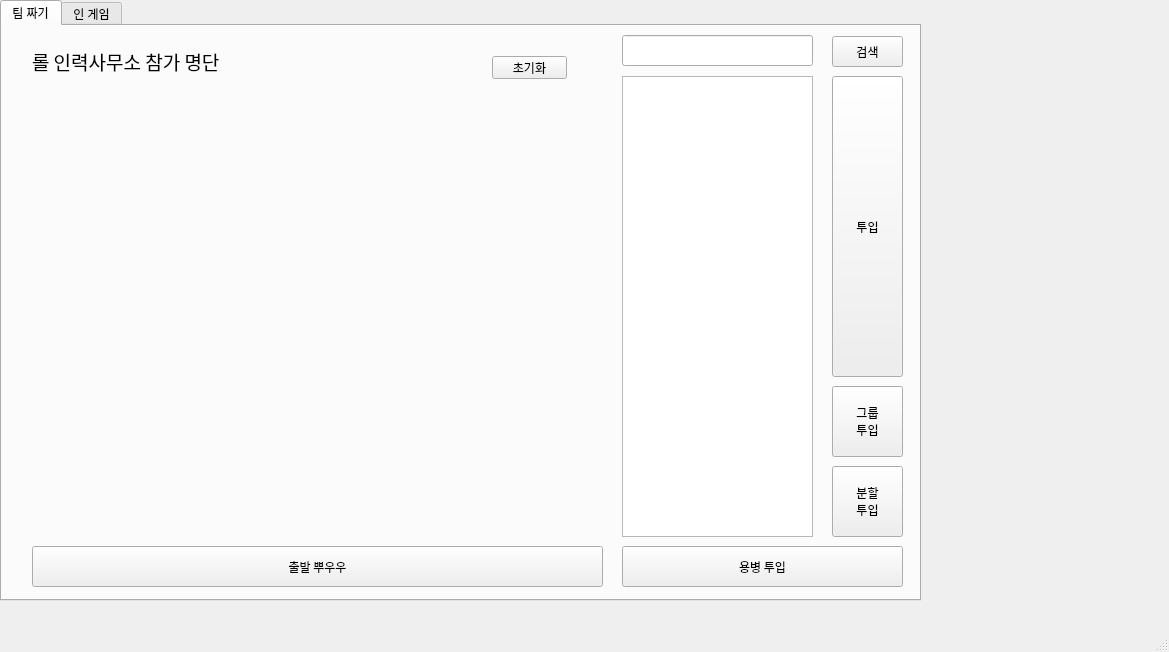
<?xml version="1.0" encoding="UTF-8"?>
<ui version="4.0">
 <class>MainWindow</class>
 <widget class="QMainWindow" name="MainWindow">
  <property name="enabled">
   <bool>true</bool>
  </property>
  <property name="geometry">
   <rect>
    <x>0</x>
    <y>0</y>
    <width>1169</width>
    <height>652</height>
   </rect>
  </property>
  <property name="sizePolicy">
   <sizepolicy hsizetype="Fixed" vsizetype="Fixed">
    <horstretch>0</horstretch>
    <verstretch>0</verstretch>
   </sizepolicy>
  </property>
  <property name="windowTitle">
   <string>MainWindow</string>
  </property>
  <widget class="QWidget" name="centralwidget">
   <widget class="QTabWidget" name="tabWidget">
    <property name="geometry">
     <rect>
      <x>0</x>
      <y>0</y>
      <width>921</width>
      <height>601</height>
     </rect>
    </property>
    <property name="currentIndex">
     <number>0</number>
    </property>
    <widget class="QWidget" name="tab_1">
     <attribute name="title">
      <string>팀 짜기</string>
     </attribute>
     <widget class="QPushButton" name="pushButton_3">
      <property name="geometry">
       <rect>
        <x>620</x>
        <y>520</y>
        <width>281</width>
        <height>41</height>
       </rect>
      </property>
      <property name="font">
       <font>
        <family>Noto Sans Korean Regular</family>
       </font>
      </property>
      <property name="text">
       <string>용병 투입</string>
      </property>
     </widget>
     <widget class="QLineEdit" name="searchUserEdit">
      <property name="geometry">
       <rect>
        <x>620</x>
        <y>9</y>
        <width>191</width>
        <height>31</height>
       </rect>
      </property>
      <property name="text">
       <string/>
      </property>
     </widget>
     <widget class="QPushButton" name="pushButton_4">
      <property name="geometry">
       <rect>
        <x>830</x>
        <y>10</y>
        <width>71</width>
        <height>31</height>
       </rect>
      </property>
      <property name="font">
       <font>
        <family>Noto Sans Korean Regular</family>
       </font>
      </property>
      <property name="text">
       <string>검색</string>
      </property>
     </widget>
     <widget class="QListWidget" name="worker_list_widget">
      <property name="geometry">
       <rect>
        <x>620</x>
        <y>50</y>
        <width>191</width>
        <height>461</height>
       </rect>
      </property>
      <property name="dragEnabled">
       <bool>false</bool>
      </property>
     </widget>
     <widget class="QLabel" name="main_label">
      <property name="geometry">
       <rect>
        <x>30</x>
        <y>20</y>
        <width>301</width>
        <height>31</height>
       </rect>
      </property>
      <property name="font">
       <font>
        <family>Noto Sans Korean Regular</family>
        <pointsize>14</pointsize>
        <weight>50</weight>
        <bold>false</bold>
       </font>
      </property>
      <property name="text">
       <string>롤 인력사무소 참가 명단</string>
      </property>
     </widget>
     <widget class="QWidget" name="gridLayoutWidget">
      <property name="geometry">
       <rect>
        <x>30</x>
        <y>70</y>
        <width>571</width>
        <height>441</height>
       </rect>
      </property>
      <layout class="QGridLayout" name="gridLayout"/>
     </widget>
     <widget class="QPushButton" name="insert_worker_btn">
      <property name="geometry">
       <rect>
        <x>830</x>
        <y>50</y>
        <width>71</width>
        <height>301</height>
       </rect>
      </property>
      <property name="font">
       <font>
        <family>Noto Sans Korean Regular</family>
       </font>
      </property>
      <property name="text">
       <string>투입</string>
      </property>
     </widget>
     <widget class="QPushButton" name="clear_btn">
      <property name="geometry">
       <rect>
        <x>490</x>
        <y>30</y>
        <width>75</width>
        <height>23</height>
       </rect>
      </property>
      <property name="font">
       <font>
        <family>Noto Sans Korean Regular</family>
       </font>
      </property>
      <property name="text">
       <string>초기화</string>
      </property>
     </widget>
     <widget class="QPushButton" name="make_team_btn">
      <property name="geometry">
       <rect>
        <x>30</x>
        <y>520</y>
        <width>571</width>
        <height>41</height>
       </rect>
      </property>
      <property name="font">
       <font>
        <family>Noto Sans Korean Regular</family>
        <weight>50</weight>
        <bold>false</bold>
       </font>
      </property>
      <property name="text">
       <string>출발 뿌우우</string>
      </property>
     </widget>
     <widget class="QLabel" name="player_cnt_label">
      <property name="geometry">
       <rect>
        <x>380</x>
        <y>30</y>
        <width>54</width>
        <height>23</height>
       </rect>
      </property>
      <property name="font">
       <font>
        <family>Noto Sans Korean Regular</family>
       </font>
      </property>
      <property name="text">
       <string/>
      </property>
     </widget>
     <widget class="QPushButton" name="insert_group_btn">
      <property name="geometry">
       <rect>
        <x>830</x>
        <y>360</y>
        <width>71</width>
        <height>71</height>
       </rect>
      </property>
      <property name="font">
       <font>
        <family>Noto Sans Korean Regular</family>
       </font>
      </property>
      <property name="autoFillBackground">
       <bool>true</bool>
      </property>
      <property name="text">
       <string>그룹
투입</string>
      </property>
     </widget>
     <widget class="QPushButton" name="insert_division_btn">
      <property name="geometry">
       <rect>
        <x>830</x>
        <y>440</y>
        <width>71</width>
        <height>71</height>
       </rect>
      </property>
      <property name="font">
       <font>
        <family>Noto Sans Korean Regular</family>
       </font>
      </property>
      <property name="text">
       <string>분할
투입</string>
      </property>
     </widget>
    </widget>
    <widget class="QWidget" name="tab_2">
     <attribute name="title">
      <string>인 게임</string>
     </attribute>
    </widget>
   </widget>
  </widget>
  <widget class="QMenuBar" name="menubar">
   <property name="geometry">
    <rect>
     <x>0</x>
     <y>0</y>
     <width>1169</width>
     <height>22</height>
    </rect>
   </property>
  </widget>
  <widget class="QStatusBar" name="statusbar"/>
 </widget>
 <resources/>
 <connections/>
</ui>
